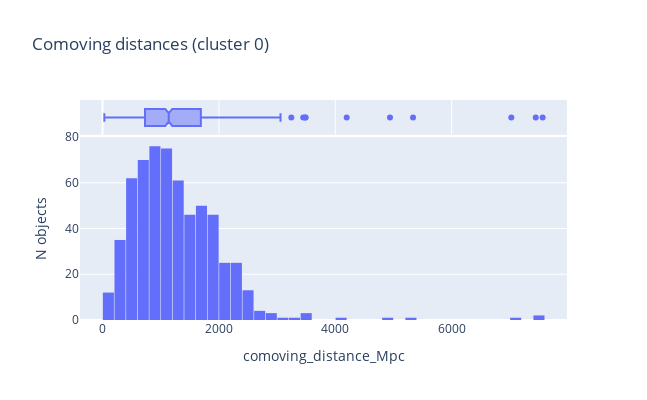

The cell this chart's notebook holds for it:
### Code cell
# An example of a boxplot vs. a distribution for presentation

#fig = px.histogram(
#    bzcat_ppca[bzcat_ppca['cluster']==0],
#    x='comoving_distance_Mpc',
#    title='Comoving distances (cluster 0)',
#    marginal='box',
#    width=647,
#    height=400                  
#)
#fig.layout.yaxis.title.text = 'N objects'
#fig.layout.bargap = 0.05
#fig.show()

### Figure 1 — Plotly figure (JSON) as saved in the notebook; plotly's stock layout.template omitted (floating-point values rounded to 4 significant figures; data arrays with more than 128 entries replaced by an {"elided": "..."} marker saying what was removed)
{"data": [{"alignmentgroup": "True", "bingroup": "x", "hovertemplate": "comoving_distance_Mpc=%{x}<br>count=%{y}<extra></extra>", "legendgroup": "", "marker": {"color": "#636efa", "pattern": {"shape": ""}}, "name": "", "offsetgroup": "", "orientation": "v", "showlegend": false, "type": "histogram", "x": {"elided": "935 float values"}, "xaxis": "x", "yaxis": "y"}, {"alignmentgroup": "True", "hovertemplate": "comoving_distance_Mpc=%{x}<extra></extra>", "legendgroup": "", "marker": {"color": "#636efa"}, "name": "", "notched": true, "offsetgroup": "", "showlegend": false, "type": "box", "x": {"elided": "935 float values"}, "xaxis": "x2", "yaxis": "y2"}], "layout": {"bargap": 0.05, "barmode": "relative", "height": 400, "legend": {"tracegroupgap": 0}, "title": {"text": "Comoving distances (cluster 0)"}, "width": 647, "xaxis": {"anchor": "y", "domain": [0, 1], "title": {"text": "comoving_distance_Mpc"}}, "xaxis2": {"anchor": "y2", "domain": [0, 1], "matches": "x", "showgrid": true, "showticklabels": false}, "yaxis": {"anchor": "x", "domain": [0, 0.8316], "title": {"text": "N objects"}}, "yaxis2": {"anchor": "x2", "domain": [0.8416, 1], "matches": "y2", "showgrid": false, "showline": false, "showticklabels": false, "ticks": ""}}}
